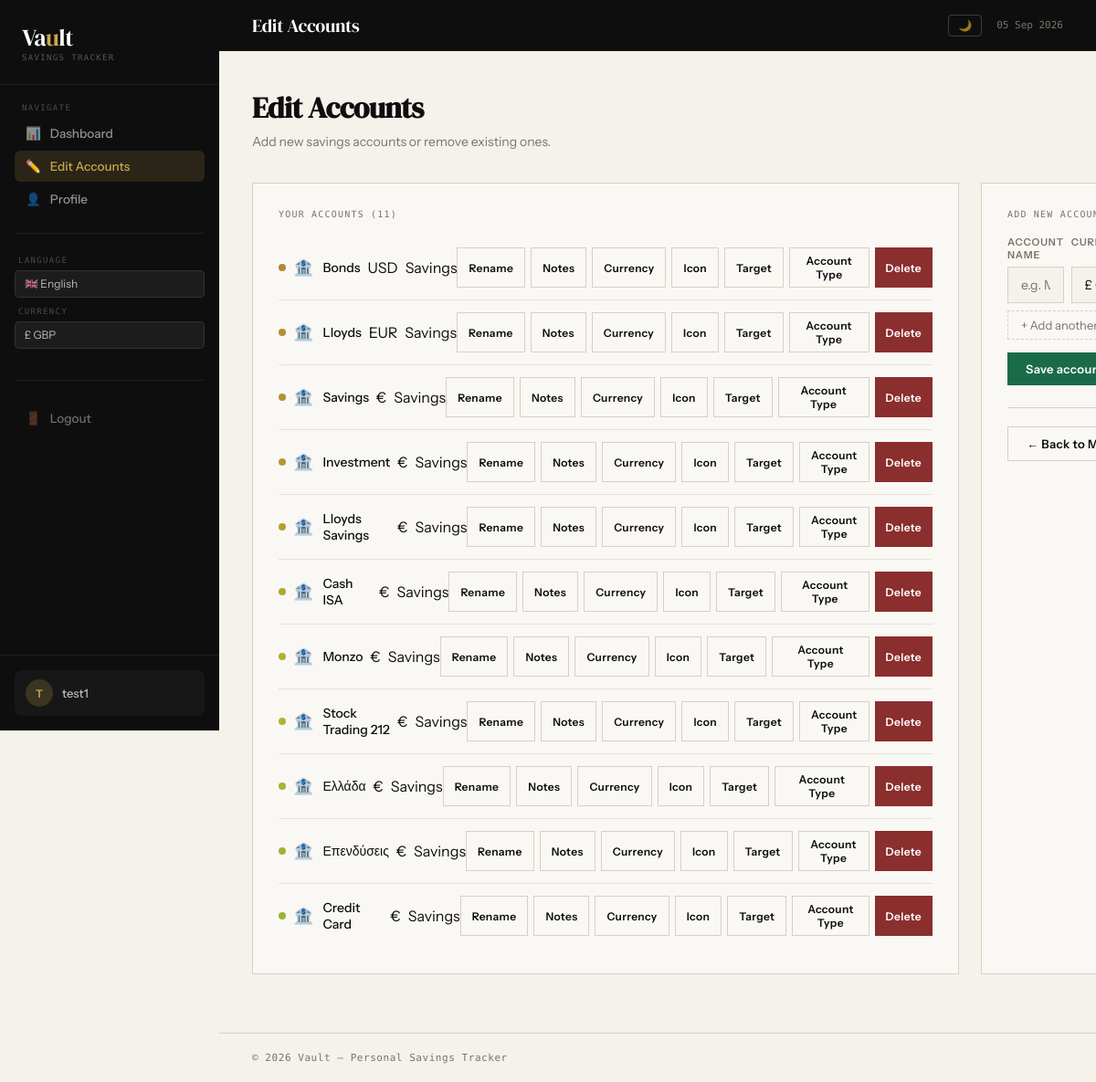
/edit-accounts/ (signed in), run on the app's committed database.
### accounts/models.py (models this page shows, shortened)
class Account(models.Model):
    CURRENCY_CHOICES = [
        ('GBP', 'Pound (£)'),
        ('EUR', 'Euro (€)'),
        ('USD', 'Dollar ($)'),
    ]
    user = models.ForeignKey(User, on_delete=models.CASCADE)
    ACCOUNT_TYPES = [
        ('savings', 'Savings'),
        ('investment', 'Investment'),
        ('property', 'Property'),
        ('pension', 'Pension'),
        ('debt', 'Debt / Mortgage'),
        ('asset', 'Asset'),
        ('other', 'Other'),
    ]
    name = models.CharField(max_length=255)
    icon = models.CharField(max_length=10, default='🏦')
    order = models.PositiveIntegerField(default=0)
    account_type = models.CharField(max_length=20, choices=ACCOUNT_TYPES, default='savings')
    target = models.DecimalField(max_digits=12, decimal_places=2, null=True, blank=True)
    notes = models.TextField(blank=True, default='')
    latest_balance = models.DecimalField(max_digits=12, decimal_places=2, default=0.00)
    currency = models.CharField(max_length=3, choices=CURRENCY_CHOICES, default='GBP')

### accounts/views.py (the view, shortened to what this page needs)
# urls.py: path('edit-accounts/', EditAccountsView.as_view(), name='edit_accounts'),
class EditAccountsView(View):
    def get(self, request):
        user = request.user
        accounts = Account.objects.filter(user=user)
        form = AccountForm()
        oldest_transaction = Transaction.objects.filter(account__in=accounts).order_by("date").first()
        oldest_date = oldest_transaction.date if oldest_transaction else None  # If no transactions, None
        account_data = []
        for account in accounts:
            latest_transaction = Transaction.objects.filter(account=account).order_by("-date").first()
            latest_balance = latest_transaction.balance if latest_transaction else 0
            latest_transaction_date = latest_transaction.date if latest_transaction else None
            account_data.append({
                "account": account,
                "latest_balance": latest_balance,
                "latest_transaction_date": latest_transaction_date,
            })
        EMOJI_LIST = ['🏦','💰','📈','💵','💶','💷','🏠','🚗','✈️','🎓','💊','🛒','💎','🔐','📊','🌍','🏖️','👶','🐖','💳']
        from .models import UserProfile
        user_profile, _ = UserProfile.objects.get_or_create(user=request.user)
        return render(request, 'accounts/editaccounts.html', {
            'accounts': accounts,
            'emoji_list': EMOJI_LIST,
            'show_icons': user_profile.show_icons,
            'account_data': account_data,
            'form': form,
            'oldest_date': oldest_date,  # Pass oldest date to template
        })

### accounts/views.py
class AccountForm(forms.ModelForm):
    CURRENCY_CHOICES = [
        ('GBP', '£ GBP'),
        ('EUR', '€ EUR'),
        ('USD', '$ USD'),
    ]
    currency = forms.ChoiceField(choices=CURRENCY_CHOICES, initial='GBP')
    class Meta:
        model = Account
        fields = ['name', 'currency']

### accounts/templates/accounts/editaccounts.html (shortened to what this page needs)
{% extends 'accounts/base.html' %}
{% load static %}
{% load i18n %}
{% block topbar_title %}{% trans "Edit Accounts" %}{% endblock %}
{% block content %}
<h1 class="page-heading">{% trans "Edit Accounts" %}</h1>
<p class="page-sub">{% trans "Add new savings accounts or remove existing ones." %}</p>
<div class="edit-grid" style="max-width: 100%; box-sizing: border-box;">
    <div class="card">
        <div class="card-title">{% trans "Your Accounts" %} ({{ accounts|length }})</div>
        {% if accounts %}
            {% for account in accounts %}
            <div class="account-row" style="flex-direction:column; align-items:flex-start; gap:8px;">
                <div style="display:flex; align-items:center; justify-content:space-between; width:100%;">
                    <div style="display:flex; align-items:center; gap:8px;">
                        <span style="display:inline-block; width:8px; height:8px; border-radius:50%;
                                     background: hsl({{ forloop.counter0|add:forloop.counter0|add:forloop.counter0|add:"40" }}, 55%, 45%);
                                     flex-shrink:0;"></span>
                        {% if show_icons %}<span class="account-icon-display" style="font-size:18px; margin-right:2px;">{{ account.icon }}</span>{% endif %}
                        <span style="font-size:14px; font-weight:500;">{{ account.name }}</span>
                        <span class="native-badge">{{ account.currency }}</span>
                        <span class="native-badge">{{ account.get_account_type_display }}</span>
                    </div>
                    <div style="display:flex; gap:6px;">
                        <button class="btn btn-ghost btn-sm toggle-rename-btn" data-id="{{ account.id }}">{% trans "Rename" %}</button>
                        <button class="btn btn-ghost btn-sm toggle-notes-btn" data-id="{{ account.id }}">{% trans "Notes" %}</button>
                        <button class="btn btn-ghost btn-sm toggle-currency-btn" data-id="{{ account.id }}">{% trans "Currency" %}</button>
                        {% if show_icons %}<button class="btn btn-ghost btn-sm toggle-icon-btn" data-id="{{ account.id }}">{% trans "Icon" %}</button>{% endif %}
                        <button class="btn btn-ghost btn-sm toggle-target-btn" data-id="{{ account.id }}">{% trans "Target" %}</button>
                        <button class="btn btn-ghost btn-sm toggle-type-btn" data-id="{{ account.id }}">{% trans "Account Type" %}</button>
                        <button class="btn btn-danger btn-sm delete-btn"
                                data-account-id="{{ account.id }}"
                                data-account-name="{{ account.name }}">
                            {% trans "Delete" %}
                        </button>
                    </div>
                </div>
            </div>
            {% endfor %}
        {% else %}
            <div class="empty-accounts">
                {% trans "No accounts yet. Add your first one →" %}
            </div>
        {% endif %}
    </div>
    <div class="card">
        <div class="card-title">{% trans "Add New Account" %}</div>
        <form method="post" id="bulk-add-form">
            <div style="display:grid; grid-template-columns:1fr 90px 120px 36px; gap:8px; margin-bottom:6px;">
                <div class="form-label" style="margin:0;">{% trans "Account Name" %}</div>
                <div class="form-label" style="margin:0;">{% trans "Currency" %}</div>
            </div>
            <div id="account-rows">
                <div class="account-add-row" style="display:grid; grid-template-columns:1fr 90px 120px 36px; gap:8px; margin-bottom:8px;">
                    <input type="text" name="names[]" class="form-control"
                           placeholder="e.g. Monzo ISA…" autocomplete="off" />
                    <select name="currencies[]" class="form-control">
                        <option value="GBP">£ GBP</option>
                    </select>
                </div>
            </div>
            <button type="button" id="add-row-btn" style="background:none;border:1px dashed var(--border);color:var(--muted);padding:7px 14px;font-family:'Instrument Sans',sans-serif;font-size:13px;cursor:pointer;width:100%;text-align:left;margin-bottom:14px;transition:all 0.2s;">
                + {% trans "Add another account" %}
            </button>
            <button type="submit" class="btn btn-primary">
                {% trans "Save accounts" %} →
            </button>
        </form>
        <div style="margin-top: 24px; padding-top: 20px; border-top: 1px solid var(--border);">
            <a href="{% url 'myaccounts' %}" class="btn btn-ghost">
                ← {% trans "Back to My Accounts" %}
            </a>
        </div>
    </div>
</div>
{% endblock %}

### accounts/templates/accounts/base.html (shortened to what this page needs)
<!DOCTYPE html>
<html lang="en">
<head>
    {% load static %}
    {% load i18n %}
</head>
<body>
<aside class="sidebar">
    <div class="sidebar-brand">
        <div class="brand-name">Va<span>u</span>lt</div>
        <div class="brand-tagline">Savings Tracker</div>
    </div>
    {% if user.is_authenticated %}
    <div class="sidebar-section">
        <div class="sidebar-section-label">{% trans "Navigate" %}</div>
        <nav>
            <ul>
                <li><a href="{% url 'myaccounts' %}" class="{% if request.resolver_match.url_name == 'myaccounts' %}active{% endif %}">
                    <span>📊</span> {% trans "Dashboard" %}
                </a></li>
                <li><a href="{% url 'edit_accounts' %}" class="{% if request.resolver_match.url_name == 'edit_accounts' %}active{% endif %}">
                    <span>✏️</span> {% trans "Edit Accounts" %}
                </a></li>
                <li><a href="{% url 'profile' %}" class="{% if request.resolver_match.url_name == 'profile' %}active{% endif %}">
                    <span>👤</span> {% trans "Profile" %}
                </a></li>
            </ul>
        </nav>
    </div>
    <div class="sidebar-divider"></div>
    <div class="settings-block">
        <div class="settings-label">{% trans "Language" %}</div>
        <form action="{% url 'set_language' %}" method="post">
            <select name="language" class="settings-select" onchange="this.form.submit()">
                <option value="en" {% if request.LANGUAGE_CODE == 'en' %}selected{% endif %}>🇬🇧 English</option>
            </select>
        </form>
        <div class="settings-label">{% trans "Currency" %}</div>
        <form method="post" action="{% url 'set_currency' %}">
            <select name="currency" class="settings-select" onchange="this.form.submit()">
                <option value="GBP" {% if request.session.currency == "GBP" %}selected{% endif %}>£ GBP</option>
            </select>
        </form>
    </div>
    <div class="sidebar-divider"></div>
    <div class="settings-block">
        <form action="{% url 'logout' %}" method="post" class="logout-form">
            <button type="submit">
                <span>🚪</span> {% trans "Logout" %}
            </button>
        </form>
    </div>
    <div class="user-badge">
        <div class="user-badge-inner">
            <div class="user-avatar">{{ user.username|slice:":1"|upper }}</div>
            <div class="user-name">{{ user.username }}</div>
        </div>
    </div>
    {% endif %}
</aside>
<div class="main">
    <div class="topbar">
        <div style="display:flex; align-items:center; gap:12px;">
            <div class="topbar-title">{% block topbar_title %}{% trans "My Savings Tracker" %}{% endblock %}</div>
        </div>
        <div class="topbar-right" style="display:flex; align-items:center; gap:16px;">
            <button id="darkModeBtn" onclick="toggleDark()" style="
                background:none; border:1px solid rgba(255,255,255,0.2);
                color:rgba(255,255,255,0.6); padding:4px 10px;
                font-size:12px; cursor:pointer; border-radius:4px;
                font-family:'DM Mono',monospace; transition:all 0.2s;
            ">🌙</button>
            {% now "d M Y" %}
        </div>
    </div>
    <div class="page-content">
        {% block content %}{% endblock %}
    </div>
    <footer>
        &copy; {% now "Y" %} Vault — {% trans "Personal Savings Tracker" %}
    </footer>
</div>
</body>
</html>

### accounts/templates/accounts/editaccounts.html (style rules this page uses)
.edit-grid { display: grid; grid-template-columns: 1fr 1fr; gap: 24px; width: 100%; box-sizing: border-box; }
.account-row { display: flex; align-items: center; justify-content: space-between; padding: 13px 0; border-bottom: 1px solid rgba(214,208,196,0.5); gap: 12px; }
.account-row:last-child { border-bottom: none; }

### data on the page
Account: icon "🏦", name "Bonds", currency "USD", account_type "Savings"
Account: icon "🏦", name "Lloyds", currency "EUR", account_type "Savings"
Account: icon "🏦", name "Savings", currency "€", account_type "Savings"
Account: icon "🏦", name "Investment", currency "€", account_type "Savings"
Account: icon "🏦", name "Lloyds Savings", currency "€", account_type "Savings"
Account: icon "🏦", name "Cash ISA", currency "€", account_type "Savings"
Account: icon "🏦", name "Monzo", currency "€", account_type "Savings"
Account: icon "🏦", name "Stock Trading 212", currency "€", account_type "Savings"
Account: icon "🏦", name "Ελλάδα", currency "€", account_type "Savings"
Account: icon "🏦", name "Επενδύσεις", currency "€", account_type "Savings"
Account: icon "🏦", name "Credit Card", currency "€", account_type "Savings"

### other printed values
{{ user.username|slice:":1"|upper }} "T"
{{ user.username }} "test1"
{{ accounts|length }} "11"
